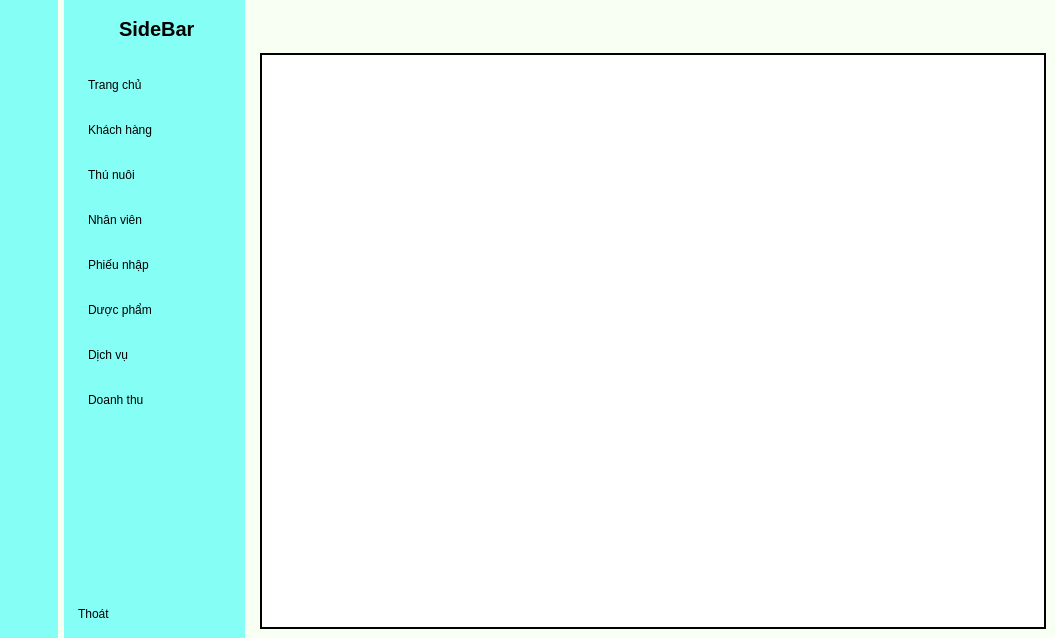
<?xml version="1.0" encoding="UTF-8"?>
<ui version="4.0">
 <class>MainWindow</class>
 <widget class="QMainWindow" name="MainWindow">
  <property name="geometry">
   <rect>
    <x>0</x>
    <y>0</y>
    <width>1055</width>
    <height>638</height>
   </rect>
  </property>
  <property name="windowTitle">
   <string>Phòng khám thú y</string>
  </property>
  <property name="autoFillBackground">
   <bool>false</bool>
  </property>
  <widget class="QWidget" name="centralwidget">
   <property name="styleSheet">
    <string notr="true">
background-color: rgb(248, 255, 243);</string>
   </property>
   <layout class="QGridLayout" name="gridLayout">
    <property name="leftMargin">
     <number>0</number>
    </property>
    <property name="topMargin">
     <number>0</number>
    </property>
    <property name="rightMargin">
     <number>0</number>
    </property>
    <property name="bottomMargin">
     <number>0</number>
    </property>
    <item row="0" column="0">
     <widget class="QWidget" name="icon_menu_widget" native="true">
      <property name="styleSheet">
       <string notr="true">QWidget{
	background-color: rgb(133, 255, 246);
}

QPushButton{
	height:30px;
	border:none;
	border-radius:10px;
}
QPushButton:checked{
	background-color: rgb(255, 255, 255);
	font-weight:bold;
}</string>
      </property>
      <layout class="QVBoxLayout" name="verticalLayout_3">
       <item>
        <widget class="QLabel" name="label_2">
         <property name="minimumSize">
          <size>
           <width>40</width>
           <height>40</height>
          </size>
         </property>
         <property name="maximumSize">
          <size>
           <width>40</width>
           <height>40</height>
          </size>
         </property>
         <property name="text">
          <string/>
         </property>
         <property name="pixmap">
          <pixmap>../img/house-chimney-window-solid.png</pixmap>
         </property>
         <property name="scaledContents">
          <bool>true</bool>
         </property>
        </widget>
       </item>
       <item>
        <layout class="QVBoxLayout" name="verticalLayout">
         <property name="spacing">
          <number>15</number>
         </property>
         <property name="leftMargin">
          <number>0</number>
         </property>
         <property name="topMargin">
          <number>15</number>
         </property>
         <property name="bottomMargin">
          <number>0</number>
         </property>
         <item>
          <widget class="QPushButton" name="iconHome">
           <property name="text">
            <string/>
           </property>
           <property name="icon">
            <iconset>
             <normaloff>../img/dashboard.png</normaloff>../img/dashboard.png</iconset>
           </property>
           <property name="iconSize">
            <size>
             <width>20</width>
             <height>20</height>
            </size>
           </property>
           <property name="checkable">
            <bool>true</bool>
           </property>
           <property name="autoExclusive">
            <bool>true</bool>
           </property>
          </widget>
         </item>
         <item>
          <widget class="QPushButton" name="iconCustomer">
           <property name="text">
            <string/>
           </property>
           <property name="icon">
            <iconset>
             <normaloff>../img/user-group-solid.png</normaloff>../img/user-group-solid.png</iconset>
           </property>
           <property name="iconSize">
            <size>
             <width>20</width>
             <height>20</height>
            </size>
           </property>
           <property name="checkable">
            <bool>true</bool>
           </property>
           <property name="autoExclusive">
            <bool>true</bool>
           </property>
          </widget>
         </item>
         <item>
          <widget class="QPushButton" name="iconPets">
           <property name="text">
            <string/>
           </property>
           <property name="icon">
            <iconset>
             <normaloff>../img/pets.png</normaloff>../img/pets.png</iconset>
           </property>
           <property name="iconSize">
            <size>
             <width>20</width>
             <height>20</height>
            </size>
           </property>
           <property name="checkable">
            <bool>true</bool>
           </property>
           <property name="autoExclusive">
            <bool>true</bool>
           </property>
          </widget>
         </item>
         <item>
          <widget class="QPushButton" name="iconEmployee">
           <property name="text">
            <string/>
           </property>
           <property name="icon">
            <iconset>
             <normaloff>../img/employee.png</normaloff>../img/employee.png</iconset>
           </property>
           <property name="iconSize">
            <size>
             <width>20</width>
             <height>20</height>
            </size>
           </property>
           <property name="checkable">
            <bool>true</bool>
           </property>
           <property name="autoExclusive">
            <bool>true</bool>
           </property>
          </widget>
         </item>
         <item>
          <widget class="QPushButton" name="iconPhieuNhap">
           <property name="text">
            <string/>
           </property>
           <property name="icon">
            <iconset>
             <normaloff>../img/note_48px.png</normaloff>../img/note_48px.png</iconset>
           </property>
           <property name="iconSize">
            <size>
             <width>20</width>
             <height>20</height>
            </size>
           </property>
           <property name="checkable">
            <bool>true</bool>
           </property>
           <property name="autoExclusive">
            <bool>true</bool>
           </property>
          </widget>
         </item>
         <item>
          <widget class="QPushButton" name="iconMedicine">
           <property name="text">
            <string/>
           </property>
           <property name="icon">
            <iconset>
             <normaloff>../img/medical_bag_100px.png</normaloff>../img/medical_bag_100px.png</iconset>
           </property>
           <property name="iconSize">
            <size>
             <width>20</width>
             <height>20</height>
            </size>
           </property>
           <property name="checkable">
            <bool>true</bool>
           </property>
           <property name="autoExclusive">
            <bool>true</bool>
           </property>
          </widget>
         </item>
         <item>
          <widget class="QPushButton" name="iconService">
           <property name="text">
            <string/>
           </property>
           <property name="icon">
            <iconset>
             <normaloff>../img/service.png</normaloff>../img/service.png</iconset>
           </property>
           <property name="iconSize">
            <size>
             <width>20</width>
             <height>20</height>
            </size>
           </property>
           <property name="checkable">
            <bool>true</bool>
           </property>
           <property name="autoExclusive">
            <bool>true</bool>
           </property>
          </widget>
         </item>
         <item>
          <widget class="QPushButton" name="iconChart">
           <property name="text">
            <string/>
           </property>
           <property name="icon">
            <iconset>
             <normaloff>../img/chart.png</normaloff>../img/chart.png</iconset>
           </property>
           <property name="iconSize">
            <size>
             <width>20</width>
             <height>20</height>
            </size>
           </property>
           <property name="checkable">
            <bool>true</bool>
           </property>
           <property name="autoExclusive">
            <bool>true</bool>
           </property>
          </widget>
         </item>
        </layout>
       </item>
       <item>
        <spacer name="verticalSpacer">
         <property name="orientation">
          <enum>Qt::Vertical</enum>
         </property>
         <property name="sizeHint" stdset="0">
          <size>
           <width>20</width>
           <height>133</height>
          </size>
         </property>
        </spacer>
       </item>
       <item>
        <widget class="QPushButton" name="pushButton_5">
         <property name="text">
          <string/>
         </property>
         <property name="icon">
          <iconset>
           <normaloff>../img/off.png</normaloff>../img/off.png</iconset>
         </property>
         <property name="checkable">
          <bool>true</bool>
         </property>
        </widget>
       </item>
      </layout>
     </widget>
    </item>
    <item row="0" column="1">
     <widget class="QWidget" name="menu_widget" native="true">
      <property name="enabled">
       <bool>true</bool>
      </property>
      <property name="font">
       <font>
        <pointsize>8</pointsize>
       </font>
      </property>
      <property name="styleSheet">
       <string notr="true">QWidget{
	background-color: rgb(133, 255, 246);
}

QPushButton{
	height:30px;
	border:none;
	text-align:left;
	padding-left:5px;
	padding-right:5px;
	border-top-left-radius:10px;
	border-bottom-left-radius:10px;
}
QPushButton:checked{
	background-color: rgb(255, 255, 255);
	font-weight:bold;
}
</string>
      </property>
      <layout class="QVBoxLayout" name="verticalLayout_4">
       <property name="rightMargin">
        <number>0</number>
       </property>
       <item>
        <layout class="QHBoxLayout" name="horizontalLayout">
         <property name="rightMargin">
          <number>10</number>
         </property>
         <item>
          <widget class="QLabel" name="label_3">
           <property name="minimumSize">
            <size>
             <width>40</width>
             <height>40</height>
            </size>
           </property>
           <property name="maximumSize">
            <size>
             <width>40</width>
             <height>40</height>
            </size>
           </property>
           <property name="text">
            <string/>
           </property>
           <property name="pixmap">
            <pixmap>../img/house-chimney-window-solid.png</pixmap>
           </property>
           <property name="scaledContents">
            <bool>true</bool>
           </property>
          </widget>
         </item>
         <item>
          <widget class="QLabel" name="label">
           <property name="font">
            <font>
             <pointsize>15</pointsize>
             <weight>75</weight>
             <bold>true</bold>
            </font>
           </property>
           <property name="text">
            <string>SideBar</string>
           </property>
          </widget>
         </item>
         <item>
          <spacer name="horizontalSpacer_2">
           <property name="orientation">
            <enum>Qt::Horizontal</enum>
           </property>
           <property name="sizeType">
            <enum>QSizePolicy::Maximum</enum>
           </property>
           <property name="sizeHint" stdset="0">
            <size>
             <width>40</width>
             <height>20</height>
            </size>
           </property>
          </spacer>
         </item>
        </layout>
       </item>
       <item>
        <layout class="QVBoxLayout" name="verticalLayout_2">
         <property name="spacing">
          <number>15</number>
         </property>
         <property name="leftMargin">
          <number>10</number>
         </property>
         <property name="topMargin">
          <number>15</number>
         </property>
         <item>
          <widget class="QPushButton" name="btnHome">
           <property name="layoutDirection">
            <enum>Qt::LeftToRight</enum>
           </property>
           <property name="autoFillBackground">
            <bool>false</bool>
           </property>
           <property name="text">
            <string>Trang chủ</string>
           </property>
           <property name="icon">
            <iconset>
             <normaloff>../img/dashboard.png</normaloff>../img/dashboard.png</iconset>
           </property>
           <property name="iconSize">
            <size>
             <width>20</width>
             <height>20</height>
            </size>
           </property>
           <property name="checkable">
            <bool>true</bool>
           </property>
           <property name="autoExclusive">
            <bool>true</bool>
           </property>
          </widget>
         </item>
         <item>
          <widget class="QPushButton" name="btnCustomer">
           <property name="text">
            <string>Khách hàng</string>
           </property>
           <property name="icon">
            <iconset>
             <normaloff>../img/user-group-solid.png</normaloff>../img/user-group-solid.png</iconset>
           </property>
           <property name="iconSize">
            <size>
             <width>20</width>
             <height>20</height>
            </size>
           </property>
           <property name="checkable">
            <bool>true</bool>
           </property>
           <property name="autoExclusive">
            <bool>true</bool>
           </property>
          </widget>
         </item>
         <item>
          <widget class="QPushButton" name="btnPets">
           <property name="text">
            <string>Thú nuôi</string>
           </property>
           <property name="icon">
            <iconset>
             <normaloff>../img/pets.png</normaloff>../img/pets.png</iconset>
           </property>
           <property name="iconSize">
            <size>
             <width>20</width>
             <height>20</height>
            </size>
           </property>
           <property name="checkable">
            <bool>true</bool>
           </property>
           <property name="autoExclusive">
            <bool>true</bool>
           </property>
          </widget>
         </item>
         <item>
          <widget class="QPushButton" name="btnEmployee">
           <property name="text">
            <string>Nhân viên</string>
           </property>
           <property name="icon">
            <iconset>
             <normaloff>../img/employee.png</normaloff>../img/employee.png</iconset>
           </property>
           <property name="iconSize">
            <size>
             <width>20</width>
             <height>20</height>
            </size>
           </property>
           <property name="checkable">
            <bool>true</bool>
           </property>
           <property name="autoExclusive">
            <bool>true</bool>
           </property>
          </widget>
         </item>
         <item>
          <widget class="QPushButton" name="btnPhieuNhap">
           <property name="text">
            <string>Phiếu nhập</string>
           </property>
           <property name="icon">
            <iconset>
             <normaloff>../img/note_48px.png</normaloff>../img/note_48px.png</iconset>
           </property>
           <property name="iconSize">
            <size>
             <width>20</width>
             <height>20</height>
            </size>
           </property>
           <property name="checkable">
            <bool>true</bool>
           </property>
           <property name="autoExclusive">
            <bool>true</bool>
           </property>
          </widget>
         </item>
         <item>
          <widget class="QPushButton" name="btnMedicine">
           <property name="text">
            <string>Dược phẩm</string>
           </property>
           <property name="icon">
            <iconset>
             <normaloff>../img/medical_bag_100px.png</normaloff>../img/medical_bag_100px.png</iconset>
           </property>
           <property name="iconSize">
            <size>
             <width>20</width>
             <height>20</height>
            </size>
           </property>
           <property name="checkable">
            <bool>true</bool>
           </property>
           <property name="autoExclusive">
            <bool>true</bool>
           </property>
          </widget>
         </item>
         <item>
          <widget class="QPushButton" name="btnService">
           <property name="text">
            <string>Dịch vụ</string>
           </property>
           <property name="icon">
            <iconset>
             <normaloff>../img/service.png</normaloff>../img/service.png</iconset>
           </property>
           <property name="iconSize">
            <size>
             <width>20</width>
             <height>20</height>
            </size>
           </property>
           <property name="checkable">
            <bool>true</bool>
           </property>
           <property name="autoExclusive">
            <bool>true</bool>
           </property>
          </widget>
         </item>
         <item>
          <widget class="QPushButton" name="btnChart">
           <property name="text">
            <string>Doanh thu</string>
           </property>
           <property name="icon">
            <iconset>
             <normaloff>../img/chart.png</normaloff>../img/chart.png</iconset>
           </property>
           <property name="iconSize">
            <size>
             <width>20</width>
             <height>20</height>
            </size>
           </property>
           <property name="checkable">
            <bool>true</bool>
           </property>
           <property name="autoExclusive">
            <bool>true</bool>
           </property>
          </widget>
         </item>
        </layout>
       </item>
       <item>
        <spacer name="verticalSpacer_2">
         <property name="orientation">
          <enum>Qt::Vertical</enum>
         </property>
         <property name="sizeHint" stdset="0">
          <size>
           <width>20</width>
           <height>129</height>
          </size>
         </property>
        </spacer>
       </item>
       <item>
        <widget class="QPushButton" name="pushButton_12">
         <property name="text">
          <string>Thoát</string>
         </property>
         <property name="icon">
          <iconset>
           <normaloff>../img/off.png</normaloff>../img/off.png</iconset>
         </property>
         <property name="checkable">
          <bool>true</bool>
         </property>
        </widget>
       </item>
      </layout>
     </widget>
    </item>
    <item row="0" column="2">
     <widget class="QWidget" name="widget_3" native="true">
      <layout class="QVBoxLayout" name="verticalLayout_5">
       <item>
        <widget class="QWidget" name="widget_4" native="true">
         <property name="styleSheet">
          <string notr="true">QPushButton{
	border:none;
}</string>
         </property>
         <layout class="QHBoxLayout" name="horizontalLayout_2">
          <item>
           <widget class="QPushButton" name="btnMenu">
            <property name="text">
             <string/>
            </property>
            <property name="icon">
             <iconset>
              <normaloff>../img/menu.png</normaloff>../img/menu.png</iconset>
            </property>
            <property name="iconSize">
             <size>
              <width>20</width>
              <height>20</height>
             </size>
            </property>
            <property name="checkable">
             <bool>true</bool>
            </property>
            <property name="checked">
             <bool>false</bool>
            </property>
           </widget>
          </item>
          <item>
           <spacer name="horizontalSpacer">
            <property name="orientation">
             <enum>Qt::Horizontal</enum>
            </property>
            <property name="sizeHint" stdset="0">
             <size>
              <width>451</width>
              <height>20</height>
             </size>
            </property>
           </spacer>
          </item>
          <item>
           <widget class="QPushButton" name="btnAccount">
            <property name="text">
             <string/>
            </property>
            <property name="icon">
             <iconset>
              <normaloff>../img/customer.png</normaloff>../img/customer.png</iconset>
            </property>
            <property name="iconSize">
             <size>
              <width>20</width>
              <height>20</height>
             </size>
            </property>
           </widget>
          </item>
         </layout>
        </widget>
       </item>
       <item>
        <widget class="QStackedWidget" name="stackedWidget">
         <property name="styleSheet">
          <string notr="true">background-color: rgb(255, 255, 255);
border:1px solid black;</string>
         </property>
         <property name="currentIndex">
          <number>5</number>
         </property>
         <widget class="QWidget" name="home_Page">
          <widget class="QLabel" name="label_4">
           <property name="geometry">
            <rect>
             <x>160</x>
             <y>80</y>
             <width>60</width>
             <height>16</height>
            </rect>
           </property>
           <property name="text">
            <string>Home</string>
           </property>
          </widget>
         </widget>
         <widget class="QWidget" name="customer_Page">
          <widget class="QLabel" name="label_5">
           <property name="geometry">
            <rect>
             <x>240</x>
             <y>110</y>
             <width>60</width>
             <height>16</height>
            </rect>
           </property>
           <property name="text">
            <string>Customer</string>
           </property>
          </widget>
         </widget>
         <widget class="QWidget" name="pets_Page">
          <widget class="QLabel" name="label_6">
           <property name="geometry">
            <rect>
             <x>280</x>
             <y>160</y>
             <width>60</width>
             <height>16</height>
            </rect>
           </property>
           <property name="text">
            <string>Pets</string>
           </property>
          </widget>
         </widget>
         <widget class="QWidget" name="employee_page"/>
         <widget class="QWidget" name="phieunhap_page"/>
         <widget class="QWidget" name="medicine_page"/>
         <widget class="QWidget" name="service_Page"/>
         <widget class="QWidget" name="chart_Page">
          <widget class="QLabel" name="label_8">
           <property name="geometry">
            <rect>
             <x>260</x>
             <y>150</y>
             <width>60</width>
             <height>16</height>
            </rect>
           </property>
           <property name="text">
            <string>Chart</string>
           </property>
          </widget>
         </widget>
        </widget>
       </item>
      </layout>
     </widget>
    </item>
   </layout>
  </widget>
 </widget>
 <resources/>
 <connections>
  <connection>
   <sender>btnMenu</sender>
   <signal>toggled(bool)</signal>
   <receiver>menu_widget</receiver>
   <slot>setVisible(bool)</slot>
   <hints>
    <hint type="sourcelabel">
     <x>242</x>
     <y>41</y>
    </hint>
    <hint type="destinationlabel">
     <x>202</x>
     <y>103</y>
    </hint>
   </hints>
  </connection>
  <connection>
   <sender>btnMenu</sender>
   <signal>toggled(bool)</signal>
   <receiver>icon_menu_widget</receiver>
   <slot>setHidden(bool)</slot>
   <hints>
    <hint type="sourcelabel">
     <x>260</x>
     <y>43</y>
    </hint>
    <hint type="destinationlabel">
     <x>32</x>
     <y>184</y>
    </hint>
   </hints>
  </connection>
  <connection>
   <sender>pushButton_5</sender>
   <signal>toggled(bool)</signal>
   <receiver>MainWindow</receiver>
   <slot>close()</slot>
   <hints>
    <hint type="sourcelabel">
     <x>34</x>
     <y>460</y>
    </hint>
    <hint type="destinationlabel">
     <x>50</x>
     <y>528</y>
    </hint>
   </hints>
  </connection>
  <connection>
   <sender>pushButton_12</sender>
   <signal>toggled(bool)</signal>
   <receiver>MainWindow</receiver>
   <slot>close()</slot>
   <hints>
    <hint type="sourcelabel">
     <x>127</x>
     <y>456</y>
    </hint>
    <hint type="destinationlabel">
     <x>129</x>
     <y>515</y>
    </hint>
   </hints>
  </connection>
 </connections>
</ui>
